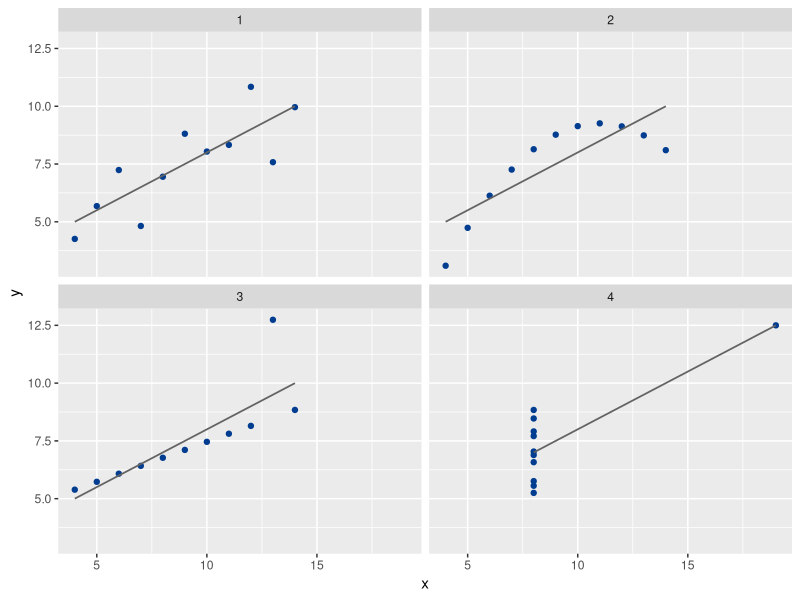

This figure's R source:
## ---- chunk 1
#| echo: true
#| eval: true
# Bundle of packages containing functions for most data analysis.
library(tidyverse)
## ---- chunk 2
#| echo: true
#| eval: true
plot <- anscombe |> 
  pivot_longer(
    cols=everything(),
    names_to=c(".value", "dataset"), names_pattern = "(.)(.)"
    ) |>
  ggplot(aes(x, y))+
  geom_point(colour="#003c8f", fill="#003c8f", pch=21) +
  stat_smooth(method=lm, se=FALSE, size=0.6, colour="#636363")+
  facet_wrap(~dataset, nrow=2)
plot
